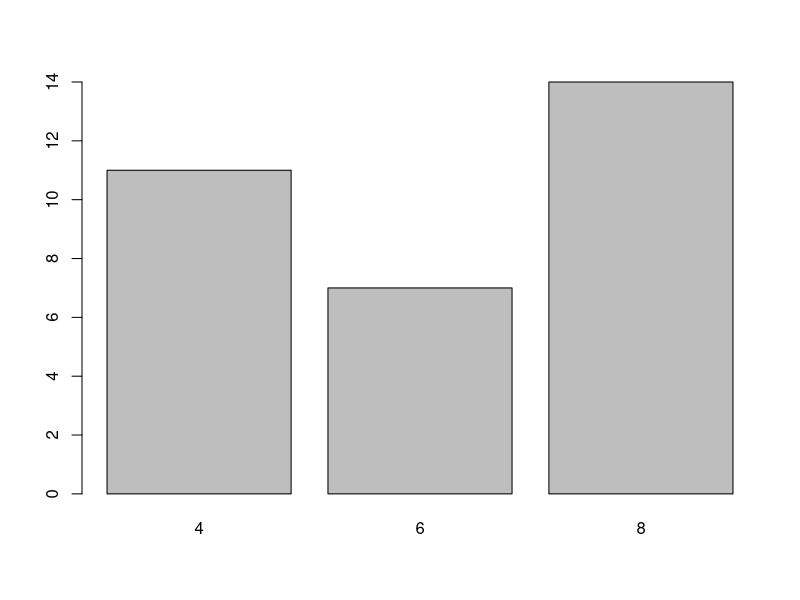
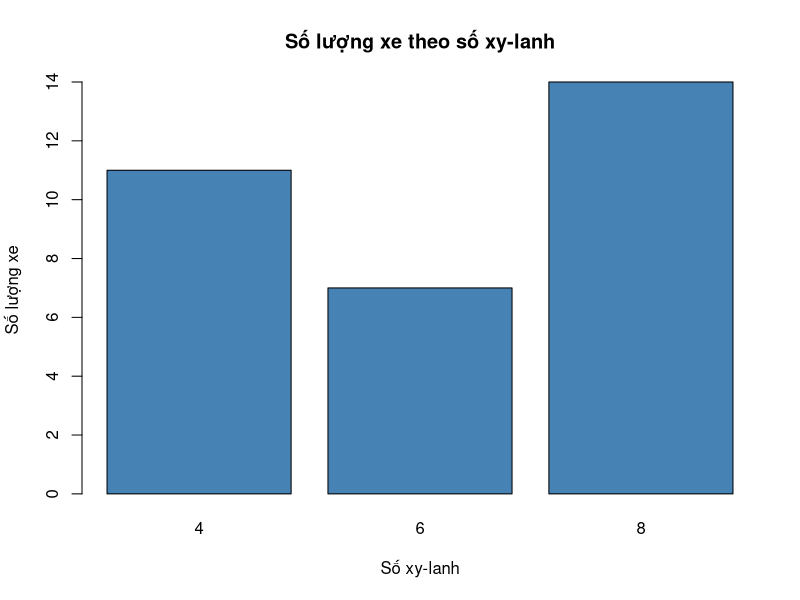
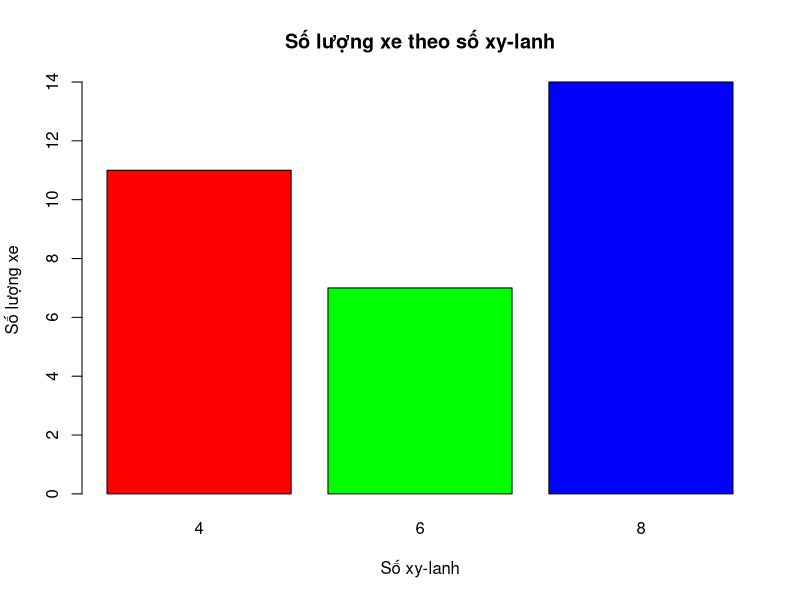
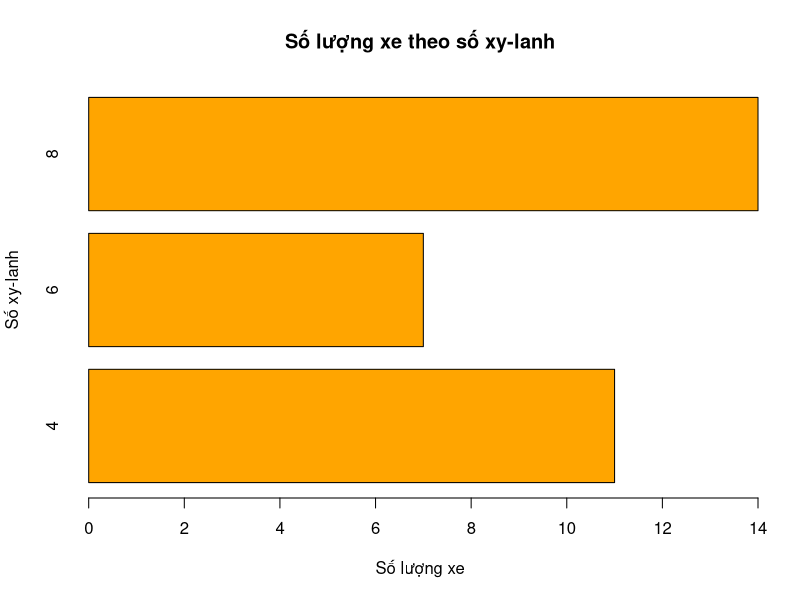
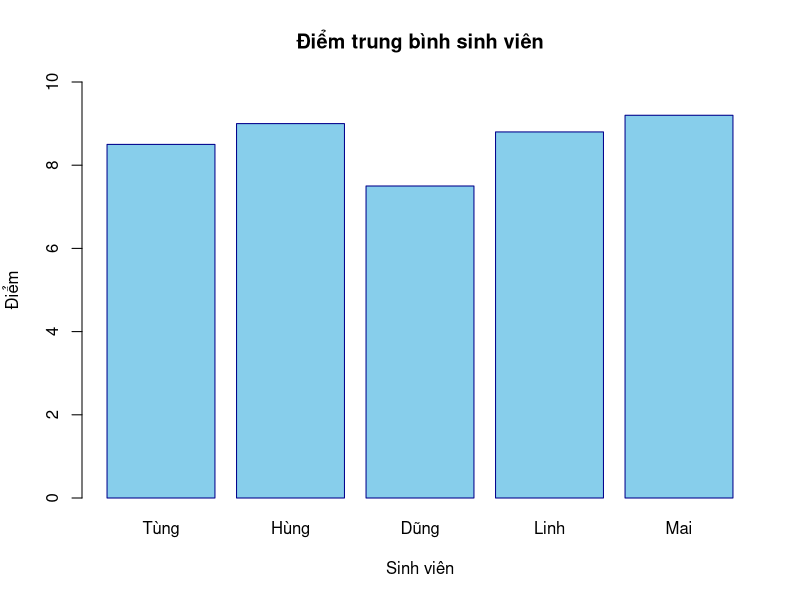
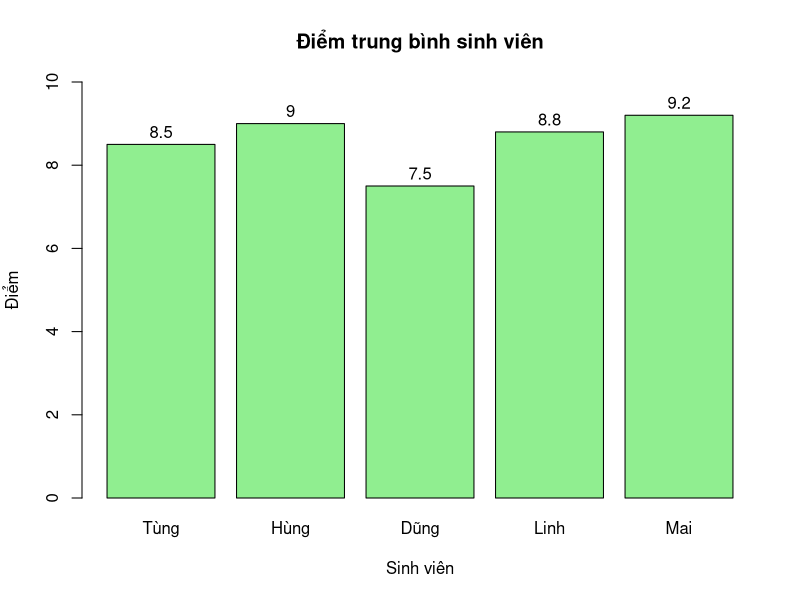
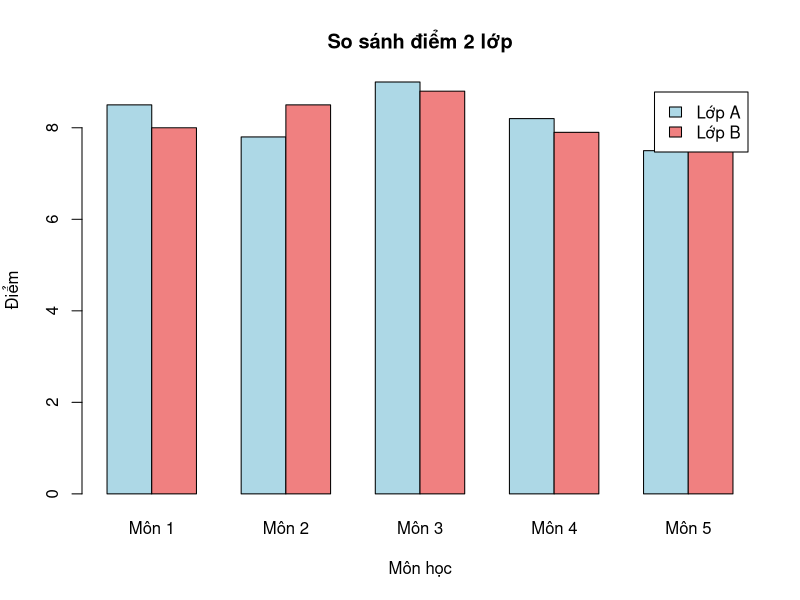
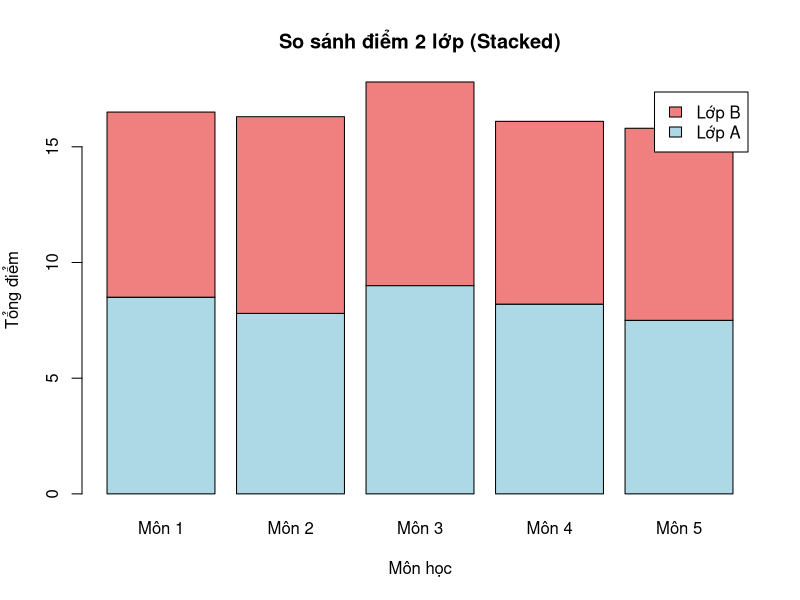

Source code (R) for these figures, in order:
# ==============================================================================
# BÀI 9: TRỰC QUAN HÓA DỮ LIỆU CỞ BẢN
# ==============================================================================
# Mục tiêu học tập:
# - Hiểu tầm quan trọng của việc trực quan hóa dữ liệu
# - Nắm vững các loại biểu đồ cơ bản trong R
# - Biết cách tùy chỉnh biểu đồ (màu sắc, nhãn, tiêu đề)
# - Vẽ được nhiều biểu đồ cùng lúc để so sánh
# - Áp dụng biểu đồ phù hợp cho từng loại dữ liệu
# ==============================================================================

# ------------------------------------------------------------------------------
# 9.1 Tại sao cần trực quan hóa dữ liệu?
# ------------------------------------------------------------------------------

# Trực quan hóa giúp:
# - Hiểu dữ liệu nhanh chóng
# - Phát hiện xu hướng, mẫu hình (patterns)
# - Tìm ra giá trị bất thường (outliers)
# - Truyền đạt thông tin hiệu quả
# - Ra quyết định tốt hơn

# Ví dụ minh họa: Anscombe's Quartet
# 4 tập dữ liệu có cùng thống kê mô tả nhưng rất khác nhau khi vẽ


data()
data("anscombe")
print(anscombe)

# Tính thống kê cho x1 và y1
cat("Trung bình x1: ", mean(anscombe$x1), "\n")
cat("Trung bình y1:", mean(anscombe$y1), "\n")
cat("Độ lệch chuẩn x1:", sd(anscombe$x1), "\n")
cat("Độ lệch chuẩn y1:", sd(anscombe$y1), "\n")
cat("Tương quan:", cor(anscombe$x1, anscombe$y1), "\n")

# Thống kê tương tự cho các cặp khác
# Nhưng khi vẽ ra sẽ thấy rất khác nhau!


# ------------------------------------------------------------------------------
# 9.2 Biểu đồ cột (Bar Plot)
# ------------------------------------------------------------------------------

# 9.2.1 Biểu đồ cột cơ bản

# Biểu đồ cột được sử dụng để hiển thị dữ liệu phân loại (categorical data)
# Ví dụ: Đếm số lượng xe theo số xy-lanh

# Sử dụng dữ liệu mtcars
data("mtcars")
View(mtcars)
# Đếm số xe theo số động cơ
table_cyl <- table(mtcars$cyl)

# Vẽ biểu đồ cột
barplot(table_cyl)


# 9.2.2 Tùy chỉnh biểu đồ cột

# Thêm tiêu đề và nhãn trục
barplot(table_cyl,
        main = "Số lượng xe theo số xy-lanh", # Tiêu đồ
        xlab = "Số xy-lanh", 
        ylab = "Số lượng xe",
        col = "steelblue" # Màu cột
)

# Thay đổi màu sắc cho mỗi cột
barplot(table_cyl,
        main = "Số lượng xe theo số xy-lanh",
        xlab = "Số xy-lanh",
        ylab = "Số lượng xe",
        col = c("red", "green", "blue"))

# Biểu đồ cột ngang (horizontal)
barplot(table_cyl,
        main = "Số lượng xe theo số xy-lanh",
        xlab = "Số lượng xe",
        ylab = "Số xy-lanh",
        col = "orange",
        horiz = TRUE)  # Vẽ ngang

# 9.2.3 Biểu đồ cột cho dữ liệu số
# Ví dụ: Điểm trung bình của 5 sinh viên
students <- c("Tùng", "Hùng", "Dũng", "Linh", "Mai")
scores <- c(8.5, 9.0, 7.5, 8.8, 9.2)

barplot(scores,
        names.arg = students,  # Tên cho mỗi cột
        main = "Điểm trung bình sinh viên",
        xlab = "Sinh viên",
        ylab = "Điểm",
        col = "skyblue",
        ylim = c(0, 10),       # Giới hạn trục y
        border = "darkblue")   # Màu viền


# Thêm giá trị lên đầu mỗi cột
barplot(scores,
        names.arg = students,
        main = "Điểm trung bình sinh viên",
        xlab = "Sinh viên",
        ylab = "Điểm",
        col = "lightgreen",
        ylim = c(0, 10))

# Thêm text
text(x = 1:5*1.2-0.5, # Vị trị x
     y = scores + 0.3, # Vị trí của y tên cột một chút
     labels = scores
     )

# 9.2.4 Biểu đồ cột nhóm (Grouped Bar Plot)

# Ví dụ: So sánh điểm của 2 lớp
class_A <- c(8.5, 7.8, 9.0, 8.2, 7.5)
class_B <- c(8.0, 8.5, 8.8, 7.9, 8.3)

# Tạo ma trận
scores_matrix <- rbind(class_A, class_B)
colnames(scores_matrix) <- c("Môn 1", "Môn 2", "Môn 3", "Môn 4", "Môn 5")

barplot(scores_matrix,
        main = "So sánh điểm 2 lớp",
        xlab = "Môn học",
        ylab = "Điểm",
        col = c("lightblue", "lightcoral"),
        beside = TRUE, # Các cột cạnh nhau (không chồng nhau)
        legend = c("Lớp A", "Lớp B"))

# Biểu đồ cột chồng (Stacked Bar Plot)
barplot(scores_matrix,
        main = "So sánh điểm 2 lớp (Stacked)",
        xlab = "Môn học",
        ylab = "Tổng điểm",
        col = c("lightblue", "lightcoral"),
        legend = c("Lớp A", "Lớp B"))

# ------------------------------------------------------------------------------
# 9.3 Biểu đồ tần số (Histogram)
# ------------------------------------------------------------------------------

# 9.3.1 Histogram cơ bản

# Histogram được sử dụng để hiển thị phân phối của dữ liệu liên tục
# Khác với barplot: Histogram dùng cho dữ liệu số, barplot cho dữ liệu phân loại

# Ví dụ: Phân phối mpg (miles per gallon)
data("mtcars")

hist(mtcars$mpg)

# 9.3.2 Tùy chỉnh Histogram

# Thêm tiêu đề và nhãn
hist(mtcars$mpg,
     main = "Phân phối tiêu thụ nhiên liệu",
     xlab = "Miles per Gallon",
     ylab = "Tần số",
     col = "lightblue",
     border = "darkblue")

# Thay đổi số lượng bins (cột)
hist(mtcars$mpg,
     main = "Histogram với 5 bins",
     xlab = "MPG",
     breaks = 5,    # Số bins
     col = "coral")

hist(mtcars$mpg,
     main = "Histogram với 15 bins",
     xlab = "MPG",
     breaks = 15,
     col = "lightgreen")

hist(mtcars$mpg,
     main = "Histogram với 15 bins",
     xlab = "MPG",
     breaks = 30,
     col = "lightgreen")

# 9.3.3 Histogram với đường cong mật độ

# Tạo histogram với xác suất thay vì tần số
hist(mtcars$mpg,
     main = "Histogram với đường cong mật độ",
     xlab = "MPG",
     col = "lightgray",
     probability = TRUE)  # Trục y là mật độ xác suất

# Thêm đường cong mật độ
lines(density(mtcars$mpg), 
      col = "red", 
      lwd = 2)  # Độ dày đường


# 9.3.4 Ví dụ thực tế

# Phân phối chiều cao sinh viên (giả định)
set.seed(42)
heights <- rnorm(100, mean = 165, sd = 8)  # 100 sinh viên, TB=165cm, SD=8cm

hist(heights,
     main = "Phân phối chiều cao sinh viên",
     xlab = "Chiều cao (cm)",
     ylab = "Số sinh viên",
     col = "skyblue",
     breaks = 10)

# Thêm đường trung bình
abline(v = mean(heights), 
       col = "red", 
       lwd = 2, 
       lty = 2)  # Nét đứt

# Thêm chú thích
legend("topright", 
       legend = paste("TB =", round(mean(heights), 1), "cm"),
       col = "red",
       lty = 2,
       lwd = 2)


# ------------------------------------------------------------------------------
# 9.4 Biểu đồ hộp (Box Plot)
# ------------------------------------------------------------------------------

# 9.4.1 Box Plot cơ bản

# Box plot hiển thị:
# - Trung vị (median): Đường giữa hộp
# - Q1 (25%): Cạnh dưới hộp
# - Q3 (75%): Cạnh trên hộp
# - IQR = Q3 - Q1: Chiều cao hộp
# - Whiskers (râu): Kéo dài đến 1.5*IQR
# - Outliers: Các điểm ngoài whiskers

boxplot(mtcars$mpg)

# 9.4.2 Tùy chỉnh Box Plot

boxplot(mtcars$mpg,
        main = "Box Plot của MPG",
        ylab = "Miles per Gallon",
        col = "lightgreen",
        border = "darkgreen")

# 9.4.3 So sánh nhiều nhóm

# So sánh mpg theo số xy-lanh
boxplot(mpg ~ cyl, 
        data = mtcars,
        main = "MPG theo số xy-lanh",
        xlab = "Số xy-lanh",
        ylab = "Miles per Gallon",
        col = c("red", "green", "blue"))

# Giải thích:
# - Xe 4 xy-lanh có mpg cao nhất
# - Xe 8 xy-lanh có mpg thấp nhất
# - Có một số outliers

# 9.4.4 Box Plot ngang

boxplot(mpg ~ cyl, 
        data = mtcars,
        main = "MPG theo số xy-lanh (ngang)",
        xlab = "Miles per Gallon",
        ylab = "Số xy-lanh",
        col = c("lightblue", "lightcoral", "lightyellow"),
        horizontal = TRUE)


# 9.4.5 Ví dụ với dữ liệu iris

data(iris)

# So sánh chiều dài đài hoa giữa các loài
boxplot(Sepal.Length ~ Species,
        data = iris,
        main = "Chiều dài đài hoa theo loài",
        xlab = "Loài",
        ylab = "Chiều dài đài hoa (cm)",
        col = c("pink", "lightblue", "lightgreen"))

# Nhận xét từ biểu đồ:
# - Virginica có đài hoa dài nhất
# - Setosa có đài hoa ngắn nhất
# - Có một số outliers ở Virginica

# 9.4.6 Nhiều Box Plot cùng lúc

# So sánh tất cả 4 biến số của iris
boxplot(iris[, 1:4],
        main = "So sánh các đặc điểm của hoa",
        col = rainbow(4),
        names = c("Sepal.L", "Sepal.W", "Petal.L", "Petal.W"))

# ------------------------------------------------------------------------------
# 9.5 Biểu đồ phân tán (Scatter Plot)
# ------------------------------------------------------------------------------

# 9.5.1 Scatter Plot cơ bản

# Scatter plot hiển thị mối quan hệ giữa 2 biến số

# Ví dụ: Mối quan hệ giữa trọng lượng và mpg

plot(mtcars$wt, mtcars$mpg)

# 9.5.2 Tùy chỉnh Scatter Plot

plot(mtcars$wt, mtcars$mpg,
     main = "Mối quan hệ giữa trọng lượng và MPG",
     xlab = "Trọng lượng (1000 lbs)",
     ylab = "Miles per Gallon",
     col = "blue",
     pch = 19)  # Kiểu điểm (19 = điểm tròn đặc)

# 9.5.3 Các kiểu điểm khác nhau

# Vẽ ví dụ về các kiểu điểm
plot(1:25, 1:25,
     main = "Các kiểu điểm (pch)",
     pch = 1:25,
     col = 1:25,
     cex = 2,  # Kích thước điểm
     xlab = "pch value",
     ylab = "")
text(1:25, 1:25, labels = 1:25, pos = 3)  # Thêm số

# 9.5.4 Thêm đường xu hướng (trend line)

plot(mtcars$wt, mtcars$mpg,
     main = "MPG vs Trọng lượng",
     xlab = "Trọng lượng (1000 lbs)",
     ylab = "Miles per Gallon",
     col = "darkblue",
     pch = 19)

# Thêm đường hồi quy tuyến tính
model <- lm(mpg ~ wt, data = mtcars)
abline(model, col = "red", lwd = 2)

# Thêm công thức hồi quy
coef <- round(coef(model), 2)
formula_text <- paste("y =", coef[1], "+", coef[2], "* x")
text(4.5, 30, formula_text, col = "red")

# 9.5.5 Phân nhóm theo màu

# Phân biệt xe theo số xy-lanh
plot(mtcars$wt, mtcars$mpg,
     main = "MPG vs Trọng lượng (theo xy-lanh)",
     xlab = "Trọng lượng",
     ylab = "MPG",
     col = mtcars$cyl,  # Màu theo cyl
     pch = 19,
     cex = 1.5)

# Thêm chú thích
legend("topright",
       legend = c("4 cyl", "6 cyl", "8 cyl"),
       col = c(4, 6, 8),
       pch = 19)

# 9.5.6 Scatter Plot với nhiều biến

# Ma trận scatter plot
pairs(mtcars[, c("mpg", "wt", "hp", "qsec")],
      main = "Ma trận Scatter Plot",
      col = "blue",
      pch = 19)

# Giải thích:
# - Mỗi ô hiển thị mối quan hệ giữa 2 biến
# - Đường chéo là tên biến
# - Giúp nhìn tổng quan mối quan hệ giữa nhiều biến

# ------------------------------------------------------------------------------
# 9.6 Biểu đồ đường (Line Plot)
# ------------------------------------------------------------------------------

# 9.6.1 Line Plot cơ bản

# Line plot thường dùng cho dữ liệu chuỗi thời gian

# Ví dụ: Doanh thu theo tháng
months <- 1:12
revenue <- c(50, 55, 60, 58, 65, 70, 75, 80, 78, 85, 90, 95)

plot(months, revenue, type = "l")  # type = "l" cho đường

# 9.6.2 Tùy chỉnh Line Plot

plot(months, revenue,
     type = "l",
     main = "Doanh thu theo tháng",
     xlab = "Tháng",
     ylab = "Doanh thu (triệu đồng)",
     col = "blue",
     lwd = 2,  # Độ dày đường
     ylim = c(0, 100))

# Thêm điểm
points(months, revenue, pch = 19, col = "red")

# 9.6.3 Nhiều đường trên cùng biểu đồ

# Doanh thu 2 chi nhánh
revenue_A <- c(50, 55, 60, 58, 65, 70, 75, 80, 78, 85, 90, 95)
revenue_B <- c(45, 50, 58, 62, 68, 72, 70, 75, 80, 82, 88, 92)

plot(months, revenue_A,
     type = "l",
     main = "So sánh doanh thu 2 chi nhánh",
     xlab = "Tháng",
     ylab = "Doanh thu (triệu đồng)",
     col = "blue",
     lwd = 2,
     ylim = c(40, 100))

# Thêm đường thứ 2
lines(months, revenue_B, col = "red", lwd = 2)

# Thêm chú thích
legend("topleft",
       legend = c("Chi nhánh A", "Chi nhánh B"),
       col = c("blue", "red"),
       lwd = 2)

# 9.6.4 Kết hợp đường và điểm

plot(months, revenue_A,
     type = "b",  # "b" = both (cả đường và điểm)
     main = "Doanh thu chi nhánh A",
     xlab = "Tháng",
     ylab = "Doanh thu",
     col = "darkgreen",
     lwd = 2,
     pch = 19)



# ------------------------------------------------------------------------------
# 9.7 Biểu đồ tròn (Pie Chart)
# ------------------------------------------------------------------------------

# 9.7.1 Pie Chart cơ bản

# Ví dụ: Phân bố sinh viên theo khoa
faculties <- c("CNTT", "Kinh tế", "Ngoại ngữ", "Cơ khí")
students <- c(450, 320, 280, 350)

pie(students, labels = faculties)

# 9.7.2 Tùy chỉnh Pie Chart

pie(students,
    labels = faculties,
    main = "Phân bố sinh viên theo khoa",
    col = rainbow(4))  # Màu cầu vồng

# Thêm phần trăm
percentages <- round(students/ sum(students)*100, 1)
labels_with_pct <- paste(faculties, "\n", percentages, "%", sep=" ")

pie(students,
    labels = labels_with_pct,
    main = "Phân bố sinh viên theo khoa",
    col = c("lightblue", "lightcoral", "lightgreen", "lightyellow"))


# 9.7.3 Lưu ý khi sử dụng Pie Chart

# Pie chart tốt cho:
# - Hiển thị tỷ lệ phần trăm
# - Số lượng nhóm ít (3-5 nhóm)

# Không nên dùng khi:
# - Nhiều hơn 5-6 nhóm
# - Cần so sánh chính xác giữa các nhóm
# - Trong trường hợp này nên dùng Bar Chart

# So sánh:
par(mfrow = c(1, 2))  # Chia màn hình làm 2 cột

pie(students,
    labels = faculties,
    main = "Pie Chart",
    col = rainbow(4))

barplot(students,
        names.arg = faculties,
        main = "Bar Chart",
        col = rainbow(4),
        ylab = "Số sinh viên")


par(mfrow = c(1, 1))  # Chia màn hình làm 1 cột

# ------------------------------------------------------------------------------
# 9.8 Vẽ nhiều biểu đồ cùng lúc
# ------------------------------------------------------------------------------

# 9.8.1 Chia màn hình với par()

# Chia thành 2 hàng, 2 cột (tổng 4 ô)
par(mfrow = c(2, 2))

# Vẽ 4 biểu đồ
hist(mtcars$mpg, main = "Histogram: MPG", col = "lightblue")
boxplot(mtcars$mpg, main = "Boxplot: MPG", col = "lightgreen")
plot(mtcars$wt, mtcars$mpg, main = "Scatter: MPG vs WT", pch = 19)
barplot(table(mtcars$cyl), main = "Bar: Cylinders", col = "coral")

# Trở về chế độ 1 biểu đồ
par(mfrow = c(1, 1))

# 9.8.2 Ví dụ thực tế: Phân tích một biến

# Phân tích toàn diện biến mpg
par(mfrow = c(2, 2))

# 1. Histogram
hist(mtcars$mpg,
     main = "Phân phối MPG",
     xlab = "MPG",
     col = "skyblue",
     breaks = 10)

# 2. Boxplot
boxplot(mtcars$mpg,
        main = "Boxplot MPG",
        ylab = "MPG",
        col = "lightgreen")

# 3. Boxplot theo nhóm
boxplot(mpg ~ cyl,
        data = mtcars,
        main = "MPG theo Cylinders",
        xlab = "Cylinders",
        ylab = "MPG",
        col = c("red", "green", "blue"))

# 4. Scatter với biến khác
plot(mtcars$wt, mtcars$mpg,
     main = "MPG vs Weight",
     xlab = "Weight",
     ylab = "MPG",
     pch = 19,
     col = "darkblue")
abline(lm(mpg ~ wt, data = mtcars), col = "red", lwd = 2)

par(mfrow = c(1, 1))

# 9.8.3 Chia màn hình không đều

# Tạo layout tùy chỉnh
layout(matrix(c(1, 1, 2, 3), nrow = 2, byrow = TRUE))


# Biểu đồ 1: Chiếm 2 ô trên
hist(mtcars$mpg,
     main = "Histogram lớn",
     col = "lightblue")

# Biểu đồ 2: Ô dưới trái
boxplot(mtcars$mpg,
        main = "Boxplot nhỏ",
        col = "lightgreen")

# Biểu đồ 3: Ô dưới phải
barplot(table(mtcars$cyl),
        main = "Barplot nhỏ",
        col = "coral")

# Reset layout
layout(1)


# ------------------------------------------------------------------------------
# 9.9 Tùy chỉnh nâng cao
# ------------------------------------------------------------------------------

# 9.9.1 Màu sắc trong R

# Màu cơ bản
colors_basic <- c("red", "blue", "green", "yellow", "orange", 
                  "purple", "pink", "brown", "gray", "black")

# Xem tất cả màu có sẵn
colors()  # Hơn 600 màu

# Một số bảng màu phổ biến
par(mfrow = c(2, 2))

barplot(1:5, col = rainbow(5), main = "Rainbow")
barplot(1:5, col = heat.colors(5), main = "Heat Colors")
barplot(1:5, col = terrain.colors(5), main = "Terrain Colors")
barplot(1:5, col = topo.colors(5), main = "Topo Colors")

par(mfrow = c(1, 1))

# 9.9.2 Thêm văn bản và chú thích

plot(mtcars$wt, mtcars$mpg,
     main = "MPG vs Weight",
     xlab = "Weight (1000 lbs)",
     ylab = "MPG",
     pch = 19,
     col = "blue")

# Thêm text tại vị trí cụ thể
text(x = 5, y = 30, 
     labels = "Xe nặng\ntiêu tốn nhiều xăng",
     col = "red")

# Thêm mũi tên chỉ điểm
arrows(x0 = 4.8, y0 = 28,   # Điểm bắt đầu
       x1 = 5.3, y1 = 15,   # Điểm kết thúc
       col = "red",
       lwd = 2)

# 9.9.3 Thêm lưới (grid)

plot(mtcars$wt, mtcars$mpg,
     main = "MPG vs Weight (có lưới)",
     xlab = "Weight",
     ylab = "MPG",
     pch = 19,
     col = "blue")

# Thêm lưới
grid(col = "gray", lty = "dotted")

# 9.9.4 Tùy chỉnh trục

plot(mtcars$wt, mtcars$mpg,
     main = "MPG vs Weight",
     xlab = "Weight (1000 lbs)",
     ylab = "Miles per Gallon",
     pch = 19,
     col = "blue",
     xlim = c(0, 6),      # Giới hạn trục x
     ylim = c(0, 40),     # Giới hạn trục y
     las = 1)             # Xoay nhãn trục y

# 9.9.5 Lưu biểu đồ ra file

# Lưu dưới dạng PNG
png("D:/Github/R_Intro/labs/lab_02/my_plot.png", width = 800, height = 600)
plot(mtcars$wt, mtcars$mpg,
     main = "MPG vs Weight",
     pch = 19,
     col = "blue")
dev.off()  # Đóng file

# Lưu dưới dạng PDF
pdf("my_plot.pdf", width = 7, height = 5)
plot(mtcars$wt, mtcars$mpg,
     main = "MPG vs Weight",
     pch = 19,
     col = "blue")
dev.off()

# Lưu dưới dạng JPEG
jpeg("my_plot.jpg", width = 800, height = 600, quality = 100)
plot(mtcars$wt, mtcars$mpg,
     main = "MPG vs Weight",
     pch = 19,
     col = "blue")
dev.off()

# ------------------------------------------------------------------------------
# 9.10 Lựa chọn biểu đồ phù hợp
# ------------------------------------------------------------------------------

# HƯỚNG DẪN CHỌN BIỂU ĐỒ:

# 1. Dữ liệu PHÂN LOẠI (categorical):
#    - Một biến: Bar Chart hoặc Pie Chart
#    - Hai biến: Grouped Bar Chart hoặc Stacked Bar Chart

# 2. Dữ liệu LIÊN TỤC (continuous):
#    - Phân phối một biến: Histogram hoặc Box Plot
#    - So sánh nhiều nhóm: Box Plot
#    - Mối quan hệ hai biến: Scatter Plot
#    - Xu hướng theo thời gian: Line Plot

# 3. KẾT HỢP:
#    - Scatter Plot + Line (xu hướng)
#    - Histogram + Density curve

# Ví dụ minh họa

# Tạo dữ liệu mẫu
set.seed(123)
category <- sample(c("A", "B", "C"), 100, replace = TRUE)
continuous <- rnorm(100, 50, 10)
time_series <- cumsum(rnorm(50, 0, 5))

par(mfrow = c(2, 2))

# 1. Categorical: Bar Chart
barplot(table(category),
        main = "Phân loại - Bar Chart",
        col = rainbow(3))

# 2. Continuous: Histogram
hist(continuous,
     main = "Liên tục - Histogram",
     col = "lightblue")

# 3. Categorical + Continuous: Boxplot
boxplot(continuous ~ category,
        main = "So sánh nhóm - Boxplot",
        col = rainbow(3))

# 4. Time series: Line Plot
plot(time_series,
     type = "l",
     main = "Chuỗi thời gian - Line",
     col = "blue",
     lwd = 2)

par(mfrow = c(1, 1))

# ==============================================================================
# BÀI TẬP THỰC HÀNH
# ==============================================================================

# ------------------------------------------------------------------------------
# Bài tập 1: Bar Chart
# ------------------------------------------------------------------------------

# Sử dụng dữ liệu sau:
subjects <- c("Toán", "Lý", "Hóa", "Văn", "Anh")
scores <- c(8, 7.5, 9, 8.5, 7)

# Yêu cầu:
# 1. Vẽ bar chart cơ bản
# 2. Thêm tiêu đề "Điểm thi của bạn"
# 3. Tô màu khác nhau cho mỗi môn
# 4. Thêm giá trị điểm lên đầu mỗi cột
# 5. Vẽ bar chart ngang
barplot(scores,
        names.arg = subjects,
        main = "Điểm thi của bạn",
        xlab = "Môn học",
        ylab = "Điểm",
        col = c("red", "lightblue", "green", "yellow","pink"),
        ylim = c(0, 10)
)

text(x = 1:5*1.2-0.5, # Vị trị x
     y = scores + 0.3, # Vị trí của y tên cột một chút
     labels = scores
)

barplot(scores,
        names.arg = subjects,
        main = "Điểm thi của bạn",
        xlab = "Môn học",
        ylab = "Điểm",
        col = c("red", "lightblue", "green", "yellow","pink"),
        ylim = c(0, 10),
        horiz = TRUE
)

text(x = 1:5*1.2-0.5, # Vị trị x
     y = scores + 0.3, # Vị trí của y tên cột một chút
     labels = scores
)
# ------------------------------------------------------------------------------
# Bài tập 2: Histogram
# ------------------------------------------------------------------------------

# Tạo dữ liệu: Điểm thi của 100 sinh viên
set.seed(2024)
exam_scores <- rnorm(100, mean = 70, sd = 10)

# Yêu cầu:
# 1. Vẽ histogram với 10 bins
# 2. Thêm tiêu đề và nhãn trục phù hợp
# 3. Tô màu xanh lam
# 4. Thêm đường thẳng đứng màu đỏ tại vị trí điểm trung bình
# 5. Vẽ histogram khác với 20 bins, so sánh sự khác biệt
hist(exam_scores,
     main = "Điểm thi của 100 sinh viên",
     xlab = "Số lượng sinh viên",
     ylab = "Điểm thi",
     ylim = c(0, 10),
     breaks = 10,
     col = "blue",
     )
# Thêm đường trung bình
abline(v = mean(exam_scores), col = "red", lwd = 2)

# Histogram 20 bins
hist(exam_scores,
     main = "Histogram với 20 bins",
     xlab = "Điểm thi",
     ylab = "Số lượng sinh viên",
     breaks = 20,
     col = "blue"
     )

# ------------------------------------------------------------------------------
# Bài tập 3: Box Plot
# ------------------------------------------------------------------------------
data(iris)
# Sử dụng dữ liệu iris
# Yêu cầu:
# 1. Vẽ box plot so sánh Petal.Length giữa 3 loài
# 2. Tô màu khác nhau cho mỗi loài
# 3. Thêm tiêu đề phù hợp
boxplot(Petal.Length ~ Species,
        data = iris,
        col = c("red","green","blue"),
        main = "So sánh Petal Length giữa các loài Iris",
        xlab = "Loài",
        ylab = "Petal Length")
# 4. Nhìn vào biểu đồ và trả lời:
#    - Loài nào có petal dài nhất?
#    - Loài nào có độ biến thiên lớn nhất?
#    - Có outliers không? Ở loài nào?

# ------------------------------------------------------------------------------
# Bài tập 4: Scatter Plot
# ------------------------------------------------------------------------------

# Sử dụng dữ liệu mtcars

# Yêu cầu:
# 1. Vẽ scatter plot giữa hp (horsepower) và mpg
# 2. Tô màu các điểm theo số cy-lanh (cyl)
# 3. Thêm đường hồi quy tuyến tính
# 4. Thêm legend giải thích màu
# 5. Nhận xét về mối quan hệ giữa hp và mpg

# Scatter plot hp vs mpg
plot(mtcars$hp, mtcars$mpg,
     col = mtcars$cyl,
     pch = 19,
     main = "Quan hệ giữa Horsepower và MPG",
     xlab = "Horsepower (hp)",
     ylab = "Miles per Gallon (mpg)")

# Đường hồi quy
abline(lm(mpg ~ hp, data = mtcars), col = "red", lwd = 2)

# Legend
legend("topright",
       legend = c("4 cyl","6 cyl","8 cyl"),
       col = c(4,6,8),
       pch = 19)

# ------------------------------------------------------------------------------
# Bài tập 5: Nhiều biểu đồ
# ------------------------------------------------------------------------------

# Sử dụng dữ liệu mtcars

# Yêu cầu:
# Tạo một figure với 4 biểu đồ (2x2) để phân tích biến hp:
# 1. Histogram của hp
# 2. Box plot của hp
# 3. Box plot so sánh hp theo cyl
# 4. Scatter plot hp vs mpg

par(mfrow = c(2,2))

# Histogram hp
hist(mtcars$hp,
     main = "Histogram hp",
     xlab = "Horsepower",
     col = "skyblue")

# Boxplot hp
boxplot(mtcars$hp,
        main = "Boxplot hp",
        col = "orange")

# Boxplot hp theo cyl
boxplot(hp ~ cyl,
        data = mtcars,
        main = "hp theo cyl",
        col = c("green","yellow","red"))

# Scatter hp vs mpg
plot(mtcars$hp, mtcars$mpg,
     main = "hp vs mpg",
     xlab = "hp",
     ylab = "mpg",
     pch = 19)
# ------------------------------------------------------------------------------
# Bài tập 6: Tổng hợp
# ------------------------------------------------------------------------------

# Tạo dữ liệu bán hàng của 4 quý
Q1 <- c(100, 120, 110, 130)
Q2 <- c(150, 140, 160, 155)
Q3 <- c(180, 170, 190, 185)
Q4 <- c(200, 210, 195, 220)
products <- c("Sản phẩm A", "Sản phẩm B", "Sản phẩm C", "Sản phẩm D")

sales <- rbind(Q1,Q2,Q3,Q4)
colnames(sales) <- products
# Yêu cầu:
# 1. Vẽ grouped bar chart so sánh doanh thu 4 quý
barplot(sales,
        beside = TRUE,
        col = c("red","blue","green","orange"),
        legend = rownames(sales),
        main = "Doanh thu 4 quý",
        ylab = "Doanh thu")
# 2. Vẽ line plot cho từng sản phẩm qua 4 quý
matplot(t(sales),
        type = "l",
        lty = 1,
        pch = 19,
        col = 1:4,
        xaxt = "n",
        xlab = "Quý",
        ylab = "Doanh thu",
        main = "Doanh thu theo sản phẩm")

axis(1, at = 1:4, labels = c("Q1","Q2","Q3","Q4"))

legend("topleft",
       legend = products,
       col = 1:4,
       lty = 1,
       pch = 19)
# 3. Tính tổng doanh thu mỗi quý, vẽ bar chart
total_quarter <- rowSums(sales)

barplot(total_quarter,
        col = "purple",
        main = "Tổng doanh thu mỗi quý",
        ylab = "Doanh thu")
# 4. Tạo figure 2x2 hiển thị:
#    - Grouped bar chart
#    - Line plot tất cả sản phẩm
#    - Pie chart tổng doanh thu mỗi quý
#    - Bar chart tổng doanh thu mỗi sản phẩm
par(mfrow = c(2,2))

barplot(sales,
        beside = TRUE,
        col = 1:4,
        legend = rownames(sales),
        main = "Grouped Bar")

matplot(t(sales),
        type = "l",
        lty = 1,
        col = 1:4,
        main = "Line Plot")

pie(total_quarter,
    col = 1:4,
    main = "Tổng doanh thu theo quý")

total_product <- colSums(sales)

barplot(total_product,
        col = "cyan",
        main = "Tổng doanh thu mỗi sản phẩm")
# ==============================================================================
# TÀI LIỆU THAM KHẢO
# ==============================================================================

# 1. R Graphics Cookbook: https://r-graphics.org/
# 2. Quick-R Graphics: https://www.statmethods.net/graphs/
# 3. R Documentation: ?plot, ?hist, ?boxplot, ?barplot
# 4. R Color Chart: http://www.stat.columbia.edu/~tzheng/files/Rcolor.pdf

# ==============================================================================
# TỔNG KẾT
# ==============================================================================

# Những điểm cần nhớ:

# 1. ✅ Chọn biểu đồ phù hợp với loại dữ liệu:
#    - Bar chart: Dữ liệu phân loại
#    - Histogram: Phân phối dữ liệu liên tục
#    - Box plot: So sánh nhóm, tìm outliers
#    - Scatter plot: Mối quan hệ giữa 2 biến
#    - Line plot: Xu hướng theo thời gian
#    - Pie chart: Tỷ lệ phần trăm (ít nhóm)

# 2. ✅ Luôn thêm tiêu đề và nhãn trục rõ ràng

# 3. ✅ Sử dụng màu sắc hợp lý:
#    - Không quá nhiều màu
#    - Màu có ý nghĩa (đỏ = cảnh báo, xanh lá = tốt)
#    - Đảm bảo đọc được khi in đen trắng

# 4. ✅ Box plot giúp:
#    - Thấy trung vị, Q1, Q3
#    - Phát hiện outliers
#    - So sánh nhiều nhóm

# 5. ✅ Histogram vs Bar chart:
#    - Histogram: Dữ liệu liên tục, không có khoảng cách giữa cột
#    - Bar chart: Dữ liệu phân loại, có khoảng cách

# 6. ✅ Sử dụng par(mfrow) để vẽ nhiều biểu đồ cùng lúc

# 7. ✅ Lưu biểu đồ: png(), pdf(), jpeg() + dev.off()

# Quy trình vẽ biểu đồ tốt:
# 1. Xác định mục đích: Muốn truyền đạt thông tin gì?
# 2. Chọn loại biểu đồ phù hợp
# 3. Vẽ biểu đồ cơ bản
# 4. Thêm tiêu đề, nhãn, màu sắc
# 5. Kiểm tra xem biểu đồ có dễ hiểu không
# 6. Lưu lại nếu cần

# Lưu ý quan trọng:
# - Biểu đồ phải đơn giản, dễ hiểu
# - Không thêm quá nhiều thông tin vào một biểu đồ
# - Luôn nghĩ về người xem
# - "A picture is worth a thousand words" - Một hình ảnh đáng giá ngàn lời

# Cập nhật: Tháng 3/2026
